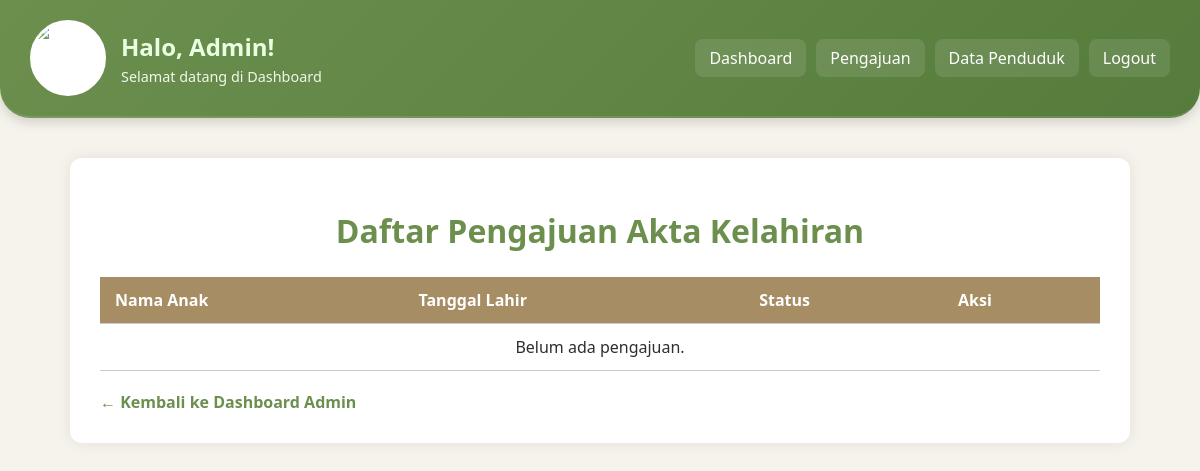
The page /kelahiran/akta-kelahiran/ (signed in) on the database as committed earlier.
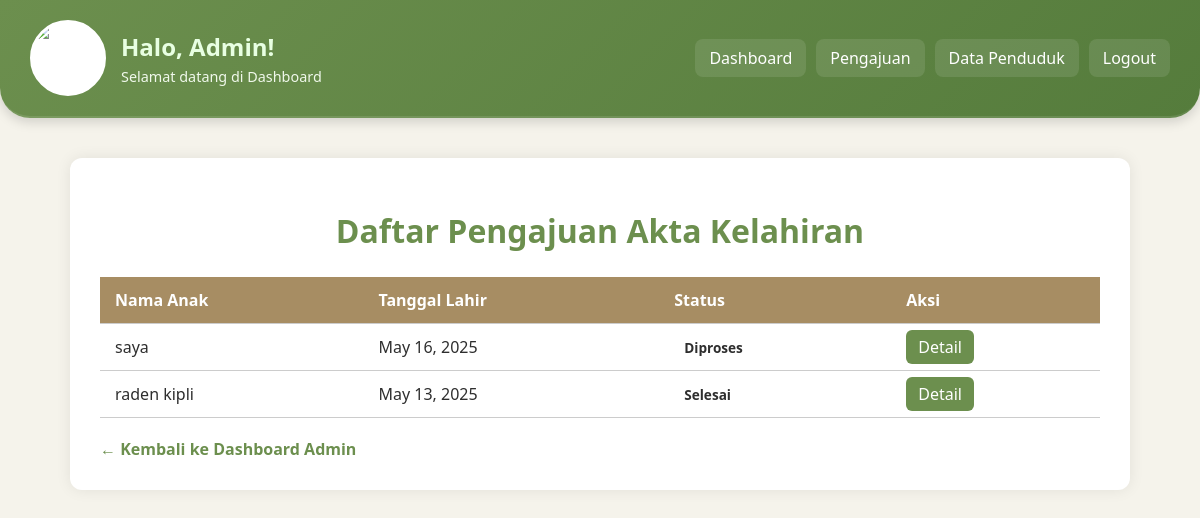
The same page on the database as committed later.
### kembang/models.py (models this page shows, shortened)
class AktaKelahiran(models.Model):
    user = models.ForeignKey(User, on_delete=models.CASCADE)
    nama_lengkap = models.CharField(max_length=100)
    tempat_lahir = models.CharField(max_length=100)
    tanggal_lahir = models.DateField()
    jenis_kelamin = models.CharField(max_length=10, choices=[('L', 'Laki-laki'), ('P', 'Perempuan')])
    nama_ayah = models.CharField(max_length=100)
    nama_ibu = models.CharField(max_length=100)
    alamat = models.TextField()
    status = models.CharField(max_length=20, choices=STATUS_CHOICES, default='diajukan')
    no_whatsapp = models.CharField(max_length=15, verbose_name="No. WhatsApp")  # tambahkan ini
    hasil_surat = models.FileField(upload_to='hasil_surat/akta_kematian/', blank=True, null=True)

### kembang/views.py (the view)
# urls.py: path('kelahiran/akta-kelahiran/', views.daftar_pengajuan_kelahiran, name='daftar_pengajuan_kelahiran'),
@staff_member_required
def daftar_pengajuan_kelahiran(request):
    pengajuan = AktaKelahiran.objects.all().order_by('-tanggal_lahir')
    context = {'pengajuan': pengajuan}
    return render(request, 'admin/daftar_kelahiran.html', context)

### kembang/templates/admin/daftar_kelahiran.html (shortened to what this page needs)
{% load static %}
<!DOCTYPE html>
<html lang="id">
<head>
    <link rel="stylesheet" href="{% static 'css/daftar_kelahiran.css' %}">
</head>
<body>
    <div class="navbar-admin">
        <div class="admin-left">
            <img src="{% static 'img/admin-avatar.png' %}" alt="Avatar" class="admin-avatar">
            <div class="admin-text">
                <h2>Halo, Admin!</h2>
                <p>Selamat datang di Dashboard</p>
            </div>
        </div>
        <div class="admin-menu">
            <a href="{% url 'admin_dashboard' %}">Dashboard</a>
            <a href="{% url 'daftar_pengajuan_akta_kematian' %}">Pengajuan</a>
            <a href="{% url 'daftar_pengajuan_pindah_datang' %}">Data Penduduk</a>
            <a href="{% url 'logout' %}">Logout</a>
        </div>
    </div>
    <div class="container">
        <h1>Daftar Pengajuan Akta Kelahiran</h1>
        <table>
            <thead>
                <tr>
                    <th>Nama Anak</th>
                    <th>Tanggal Lahir</th>
                    <th>Status</th>
                    <th>Aksi</th>
                </tr>
            </thead>
            <tbody>
                {% for akta in pengajuan %}
                <tr>
                    <td>{{ akta.nama_lengkap }}</td>
                    <td>{{ akta.tanggal_lahir }}</td>
                    <td>
                        <span class="status {{ akta.status }}">{{ akta.status|title }}</span>
                    </td>
                    <td>
                        <a class="button" href="{% url 'detail_pengajuan_kelahiran' akta.pk %}">Detail</a>
                    </td>
                </tr>
                {% empty %}
                <tr>
                    <td colspan="4" style="text-align: center;">Belum ada pengajuan.</td>
                </tr>
                {% endfor %}
            </tbody>
        </table>
        <a href="{% url 'admin_dashboard' %}" class="back-link">← Kembali ke Dashboard Admin</a>
    </div>
</body>
</html>

Rows that differ between the two databases and show on the page:
added AktaKelahiran: nama_lengkap "saya", tanggal_lahir "May 16, 2025", status "Diproses"
added AktaKelahiran: nama_lengkap "raden kipli", tanggal_lahir "May 13, 2025", status "Selesai"
Other text that changed with them:
text no longer shown: "Belum ada pengajuan."
